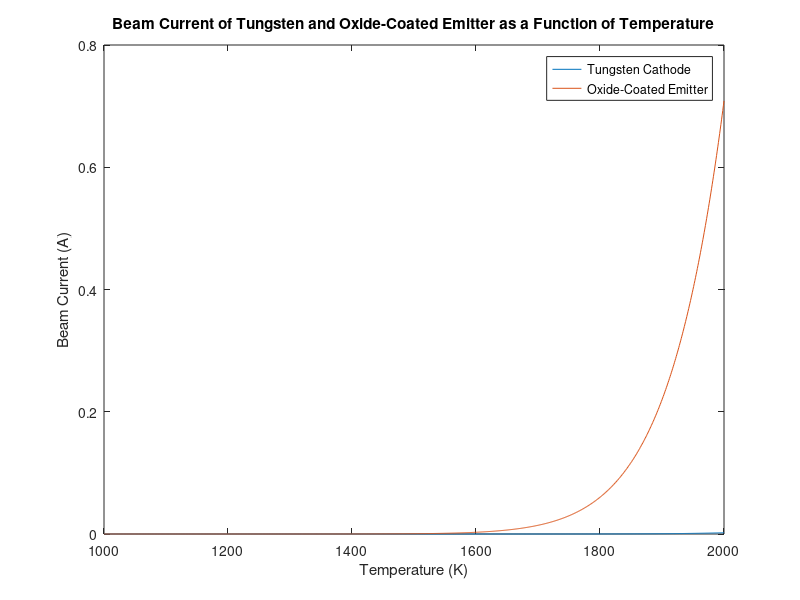

Source code (MATLAB):
T = 1000:2000; % Temperature range in Kelvin

C0 = 11600;
Ac = 0.01;
Ew = 4.5;

I_tungsten = C0 * Ac * T.^2 .* exp(-11600 * Ew ./ T);

Ew_oxide = 3.5; % Work function of the oxide emitter in eV
I_oxide = C0 * Ac * T.^2 .* exp(-11600 * Ew_oxide ./ T);

figure;
plot(T, I_tungsten, T, I_oxide);

xlabel('Temperature (K)');
ylabel('Beam Current (A)');
title('Beam Current of Tungsten and Oxide-Coated Emitter as a Function of Temperature');
legend('Tungsten Cathode', 'Oxide-Coated Emitter');